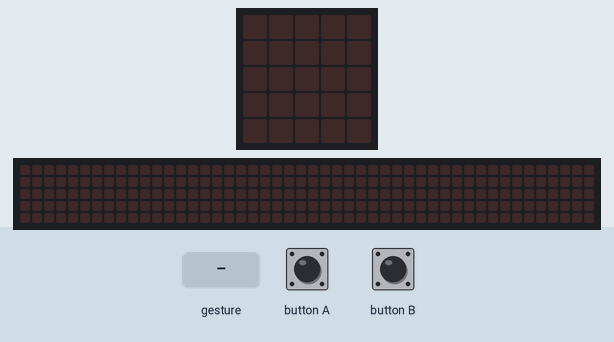
Simulated run of this program. Board: BBC micro:bit (MakeCode). Parts: the board's 5×5 LED display, a strip that is not on the board, showing the scrolling text unrolled. The test bench sets the inputs (shaded band). Random numbers come from a fixed seed; a tilt is held for 1.5 s and a shake lasts 1 s, then the board lies face up again; the 48×5 strip is a reading aid, not a part: it shows the text the display is scrolling, unrolled, one strip-width of it at a time.

Above: at 1.2 s.
1.3 s: button A pressed for 0.15 s
At 1.52 s:
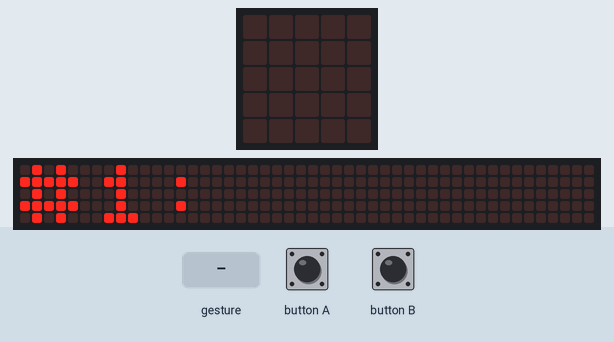
4.3 s: button B pressed for 0.15 s
7.3 s: button A pressed for 0.15 s
At 7.97 s:
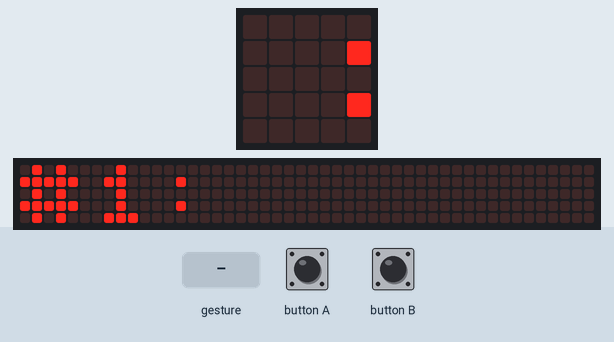
16.4 s: gesture 'shake'
At 20.5 s:
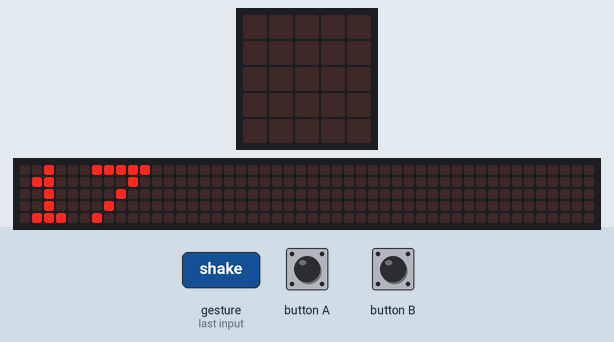
22.4 s: button B pressed for 0.15 s
25.5 s: gesture 'shake'
At 30.4 s:
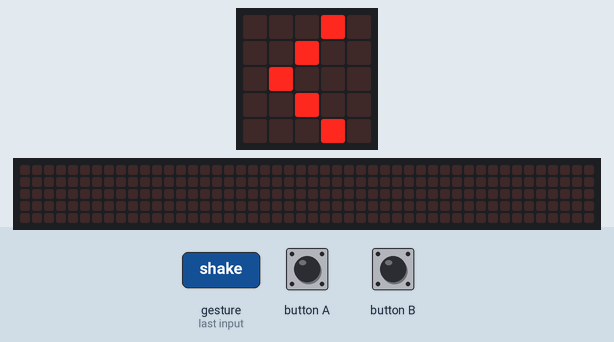

The program:

main.ts
```typescript
// (licence header left out)
// variable
const numberFirst: number = randint(0,99)
const numberSecond: number = randint(0,99)

// Press a
input.onButtonPressed(Button.A, function() {
  basic.clearScreen()
  basic.showString("#1:")
  basic.showNumber(numberFirst)
})

// Press b
input.onButtonPressed(Button.B, function () {
    basic.clearScreen()
    basic.showString("#2:")
    basic.showNumber(numberSecond)
})

// shake
input.onGesture(Gesture.Shake, function(){

  if (numberFirst > numberSecond) {
      basic.showNumber(numberFirst)
      basic.showString(">")
      basic.showNumber(numberSecond)
      basic.showIcon(IconNames.Happy)
  } else {
      basic.showNumber(numberFirst)
      basic.showString("<")
      basic.showNumber(numberSecond)
      basic.showIcon(IconNames.Sad)
  }
})
```

Measured:
- after the input at 1.3 s, the display: changes after 0.15 s (image 1)
- what the display in image 4 shows lasts 0.8 s, from 29.8 s to 30.6 s
